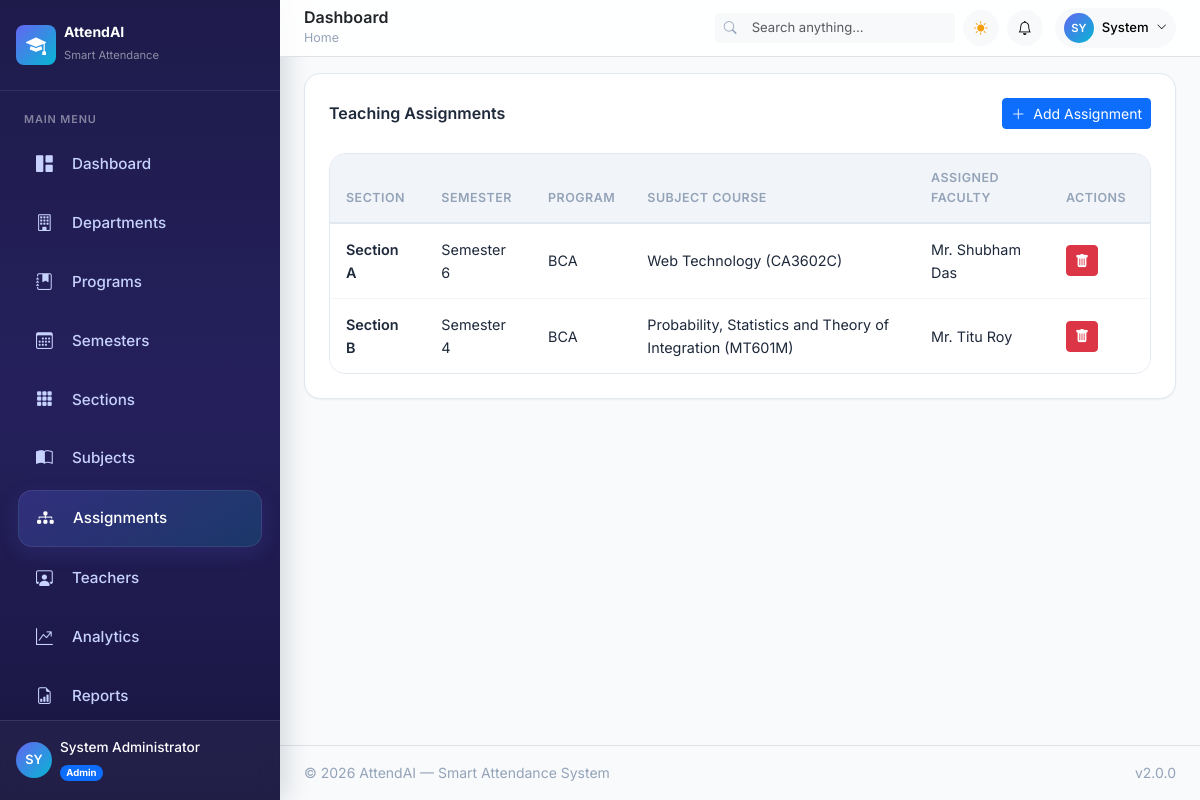
The app's page /admin/assignments (signed in) with its own data.
### app/models/user.py (models this page shows, shortened)
class User(UserMixin, db.Model):
    __tablename__ = 'users'
    id = db.Column(db.Integer, primary_key=True)
    email = db.Column(db.String(120), unique=True, nullable=False, index=True)
    password_hash = db.Column(db.String(256), nullable=False)
    full_name = db.Column(db.String(100), nullable=False)
    phone = db.Column(db.String(20), nullable=True)
    avatar = db.Column(db.String(255), nullable=True)
    role = db.Column(db.String(20), nullable=False, default='teacher') # 'admin', 'teacher', 'student'
    is_active = db.Column(db.Boolean, default=True, nullable=False)
    created_at = db.Column(db.DateTime, default=datetime.utcnow, nullable=False)
    last_login = db.Column(db.DateTime, nullable=True)
    theme_preference = db.Column(db.String(10), default='light', nullable=False)

### app/models/subject.py (models this page shows, shortened)
class SectionSubject(db.Model):
    __tablename__ = 'section_subjects'
    id = db.Column(db.Integer, primary_key=True)
    section_id = db.Column(db.Integer, db.ForeignKey('sections.id'), nullable=False)
    subject_id = db.Column(db.Integer, db.ForeignKey('subjects.id'), nullable=False)
    teacher_id = db.Column(db.Integer, db.ForeignKey('users.id'), nullable=False)
    created_at = db.Column(db.DateTime, default=datetime.utcnow, nullable=False)
    teacher = db.relationship('User', backref=db.backref('teaching_assignments', cascade='all, delete-orphan'))
    attendances = db.relationship('Attendance', backref='section_subject', lazy='dynamic', cascade='all, delete-orphan')
    __table_args__ = (
        UniqueConstraint('section_id', 'subject_id', name='uq_section_subject'),
    )

class Subject(db.Model):
    __tablename__ = 'subjects'
    id = db.Column(db.Integer, primary_key=True)
    name = db.Column(db.String(100), nullable=False)
    code = db.Column(db.String(20), unique=True, nullable=False)
    credits = db.Column(db.Integer, default=3, nullable=False)
    subject_type = db.Column(db.String(20), default='theory', nullable=False)  # 'theory', 'practical', 'elective'
    is_active = db.Column(db.Boolean, default=True, nullable=False)
    created_at = db.Column(db.DateTime, default=datetime.utcnow, nullable=False)
    section_subjects = db.relationship('SectionSubject', backref='subject', cascade='all, delete-orphan')

### app/models/academic.py (models this page shows, shortened)
class Section(db.Model):
    __tablename__ = 'sections'
    id = db.Column(db.Integer, primary_key=True)
    semester_id = db.Column(db.Integer, db.ForeignKey('semesters.id'), nullable=False)
    name = db.Column(db.String(10), nullable=False)  # e.g., "A", "B"
    max_strength = db.Column(db.Integer, default=60, nullable=False)
    is_active = db.Column(db.Boolean, default=True, nullable=False)
    students = db.relationship('Student', backref='section', lazy='dynamic')
    section_subjects = db.relationship('SectionSubject', backref='section', lazy='dynamic', cascade='all, delete-orphan')

class Semester(db.Model):
    __tablename__ = 'semesters'
    id = db.Column(db.Integer, primary_key=True)
    program_id = db.Column(db.Integer, db.ForeignKey('programs.id'), nullable=False)
    number = db.Column(db.Integer, nullable=False)
    label = db.Column(db.String(50), nullable=False)  # e.g., "Semester 1", "Semester 2"
    is_active = db.Column(db.Boolean, default=True, nullable=False)
    sections = db.relationship('Section', backref='semester', lazy='dynamic', cascade='all, delete-orphan')

class Program(db.Model):
    __tablename__ = 'programs'
    id = db.Column(db.Integer, primary_key=True)
    department_id = db.Column(db.Integer, db.ForeignKey('departments.id'), nullable=False)
    name = db.Column(db.String(100), nullable=False)
    code = db.Column(db.String(20), unique=True, nullable=False)
    duration_years = db.Column(db.Integer, default=4, nullable=False)
    is_active = db.Column(db.Boolean, default=True, nullable=False)
    created_at = db.Column(db.DateTime, default=datetime.utcnow, nullable=False)
    semesters = db.relationship('Semester', backref='program', lazy='dynamic', cascade='all, delete-orphan')

### app/blueprints/admin.py (the view)
@admin_bp.route('/assignments')
@login_required
@admin_required
def assignments():
    assignments_list = SectionSubject.query.all()
    teachers = User.query.filter_by(
        role='teacher',
        is_active=True
    ).all()
    subjects = Subject.query.filter_by(
        is_active=True
    ).all()
    sections = Section.query.filter_by(
        is_active=True
    ).all()
    return render_template(
        'admin/assignments.html',
        assignments=assignments_list,
        teachers=teachers,
        subjects=subjects,
        sections=sections
    )

### app/templates/admin/assignments.html (shortened to what this page needs)
{% extends "base.html" %}
{% block content %}
<div class="card p-4">
    <div class="d-flex justify-content-between align-items-center mb-4 flex-wrap gap-2">
        <h5 class="fw-semibold mb-0">Teaching Assignments</h5>
        <button class="btn btn-sm btn-primary" data-bs-toggle="modal" data-bs-target="#addAssignmentModal"><i class="bi bi-plus-lg me-1"></i> Add Assignment</button>
    </div>
    {% if assignments %}
    <div class="table-responsive">
        <table class="table data-table align-middle">
            <thead>
                <tr>
                    <th>Section</th>
                    <th>Semester</th>
                    <th>Program</th>
                    <th>Subject Course</th>
                    <th>Assigned Faculty</th>
                    <th width="100">Actions</th>
                </tr>
            </thead>
            <tbody>
                {% for a in assignments %}
                <tr>
                    <td class="fw-semibold">Section {{ a.section.name }}</td>
                    <td>Semester {{ a.section.semester.number }}</td>
                    <td>{{ a.section.semester.program.code }}</td>
                    <td>{{ a.subject.name }} ({{ a.subject.code }})</td>
                    <td>{{ a.teacher.full_name }}</td>
                    <td>
                        <form action="{{ url_for('admin.delete_assignment', assignment_id=a.id)}}"
                              method="POST"
                              onsubmit="return confirm('Delete this assignment?');">
                            <button type="submit"
                                class="btn btn-danger btn-sm">
                                <i class="bi bi-trash-fill"></i>
                            </button>
                        </form>
                    </td>
                </tr>
                {% endfor %}
            </tbody>
        </table>
    </div>
    {% else %}
    <div class="text-center py-5">
        <i class="bi bi-journal-bookmark-fill text-muted fs-1 mb-2"></i>
        <h6 class="fw-semibold">No assignments found</h6>
        <p class="text-muted small">Course assignments will load here once seeded.</p>
    </div>
    {% endif %}
</div>
{% endblock %}

### app/templates/components/sidebar.html (shortened to what this page needs)
<aside class="app-sidebar" id="appSidebar">
    <div class="sidebar-brand d-flex align-items-center gap-2 px-3 py-4">
        <div class="brand-icon d-flex align-items-center justify-content-center rounded-3" style="width:40px;height:40px;background:linear-gradient(135deg,#6366f1,#06b6d4);">
            <i class="bi bi-mortarboard-fill text-white fs-5"></i>
        </div>
        <div class="brand-text">
            <h6 class="mb-0 text-white fw-bold">AttendAI</h6>
            <small class="text-white-50" style="font-size:0.7rem;">Smart Attendance</small>
        </div>
    </div>
    <nav class="sidebar-nav flex-grow-1 px-2 py-2">
        <div class="nav-section">
            <span class="nav-section-label text-uppercase text-white-50 px-3 mb-2 d-block" style="font-size:0.65rem;letter-spacing:0.08em;">Main Menu</span>
            {% if current_user.role == 'admin' %}
            <a href="{{ url_for('admin.dashboard') }}" class="sidebar-link {{ 'active' if request.endpoint == 'admin.dashboard' }}">
                <i class="bi bi-grid-1x2-fill"></i><span>Dashboard</span>
            </a>
            <a href="{{ url_for('admin.departments') }}" class="sidebar-link {{ 'active' if request.endpoint == 'admin.departments' }}">
                <i class="bi bi-building"></i><span>Departments</span>
            </a>
            <a href="{{ url_for('admin.programs') }}" class="sidebar-link {{ 'active' if request.endpoint == 'admin.programs' }}">
                <i class="bi bi-journal-bookmark-fill"></i><span>Programs</span>
            </a>
            <a href="{{ url_for('admin.semesters') }}"
                class="sidebar-link {{ 'active' if request.endpoint == 'admin.semesters' }}">
                <i class="bi bi-calendar3"></i>
                <span>Semesters</span>
            </a>
            <a href="{{ url_for('admin.sections') }}"
                class="sidebar-link {{ 'active' if request.endpoint == 'admin.sections' }}">
                <i class="bi bi-grid-3x3-gap-fill"></i>
                <span>Sections</span>
            </a>
            <a href="{{ url_for('admin.subjects') }}" class="sidebar-link {{ 'active' if request.endpoint == 'admin.subjects' }}">
                <i class="bi bi-book-half"></i><span>Subjects</span>
            </a>
            <a href="{{ url_for('admin.assignments') }}"class="sidebar-link {{ 'active' if request.endpoint == 'admin.assignments' }}">
                <i class="bi bi-diagram-3-fill"></i>
                <span>Assignments</span>
            </a>
            <a href="{{ url_for('admin.teachers') }}" class="sidebar-link {{ 'active' if request.endpoint == 'admin.teachers' }}">
                <i class="bi bi-person-workspace"></i><span>Teachers</span>
            </a>
            <a href="{{ url_for('analytics.dashboard') }}" class="sidebar-link {{ 'active' if request.endpoint == 'analytics.dashboard' }}">
                <i class="bi bi-graph-up-arrow"></i><span>Analytics</span>
            </a>
            <a href="{{ url_for('reports.index') }}" class="sidebar-link {{ 'active' if request.endpoint == 'reports.index' }}">
                <i class="bi bi-file-earmark-bar-graph"></i><span>Reports</span>
            </a>
            {% endif %}
        </div>
    </nav>
    <div class="sidebar-user px-3 py-3 border-top border-white border-opacity-10">
        <div class="d-flex align-items-center gap-2">
            <div class="user-avatar d-flex align-items-center justify-content-center rounded-circle flex-shrink-0" style="width:36px;height:36px;background:linear-gradient(135deg,#6366f1,#06b6d4);font-size:0.8rem;font-weight:600;color:#fff;">
                {{ current_user.full_name[:2]|upper if current_user.full_name else 'U' }}
            </div>
            <div class="overflow-hidden">
                <div class="text-white text-truncate fw-medium" style="font-size:0.85rem;">{{ current_user.full_name or 'User' }}</div>
                <span class="badge rounded-pill {% if current_user.role == 'admin' %}bg-primary{% elif current_user.role == 'teacher' %}bg-info{% else %}bg-success{% endif %}" style="font-size:0.6rem;">
                    {{ current_user.role|capitalize }}
                </span>
            </div>
        </div>
    </div>
</aside>

### app/templates/components/navbar.html (shortened to what this page needs)
<header class="app-navbar sticky-top bg-white border-bottom px-4 py-2 d-flex align-items-center justify-content-between" style="z-index:1020;backdrop-filter:blur(12px);background:rgba(255,255,255,0.85)!important;">
    <div class="d-flex align-items-center gap-3">
        <div>
            <h5 class="mb-0 fw-semibold text-dark">{% block page_title %}Dashboard{% endblock %}</h5>
            <nav aria-label="breadcrumb" class="d-none d-md-block">
                <ol class="breadcrumb mb-0" style="font-size:0.78rem;">
                    <li class="breadcrumb-item"><a href="#" class="text-decoration-none text-muted">Home</a></li>
                </ol>
            </nav>
        </div>
    </div>
    <div class="d-flex align-items-center gap-2">
        {% if current_user.role == 'admin' %}
        <div class="input-group input-group-sm d-none d-xl-flex" style="width:240px;">
            <span class="input-group-text bg-light border-end-0 border-light"><i class="bi bi-search text-muted" style="font-size:0.8rem;"></i></span>
            <input type="text" class="form-control form-control-sm bg-light border-start-0 border-light" placeholder="Search anything..." id="globalSearch" style="font-size:0.82rem;">
        </div>
        {% endif %}
        <button class="btn btn-light btn-sm rounded-circle d-flex align-items-center justify-content-center" style="width:36px;height:36px;" onclick="toggleTheme()" id="themeToggleBtn" aria-label="Toggle theme">
            <i class="bi bi-sun-fill text-warning" id="themeIcon"></i>
        </button>
        <div class="dropdown">
            <button class="btn btn-light btn-sm rounded-circle d-flex align-items-center justify-content-center position-relative" style="width:36px;height:36px;" data-bs-toggle="dropdown" data-bs-auto-close="outside" aria-expanded="false" aria-label="Notifications">
                <i class="bi bi-bell"></i>
            </button>
        </div>
        <div class="dropdown ms-1">
            <button class="btn btn-light btn-sm rounded-pill d-flex align-items-center gap-2 px-2 py-1" data-bs-toggle="dropdown" aria-expanded="false">
                <div class="d-flex align-items-center justify-content-center rounded-circle" style="width:30px;height:30px;background:linear-gradient(135deg,#6366f1,#06b6d4);font-size:0.7rem;font-weight:600;color:#fff;">
                    {{ current_user.full_name[:2]|upper if current_user.full_name else 'U' }}
                </div>
                <span class="d-none d-md-inline fw-medium" style="font-size:0.82rem;">{{ current_user.full_name.split(' ')[0] if current_user.full_name else 'User' }}</span>
                <i class="bi bi-chevron-down" style="font-size:0.65rem;"></i>
            </button>
        </div>
    </div>
</header>

### records on screen
User: full_name "SY", full_name "System Administrator", role "Admin", full_name "System"
SectionSubject: section.name "A", section.semester.number "6", section.semester.program.code "BCA", subject.name "Web Technology", subject.code "CA3602C", teacher.full_name "Mr. Shubham Das"
SectionSubject: section.name "B", section.semester.number "4", section.semester.program.code "BCA", subject.name "Probability, Statistics and Theory of Integration", subject.code "MT601M", teacher.full_name "Mr. Titu Roy"
